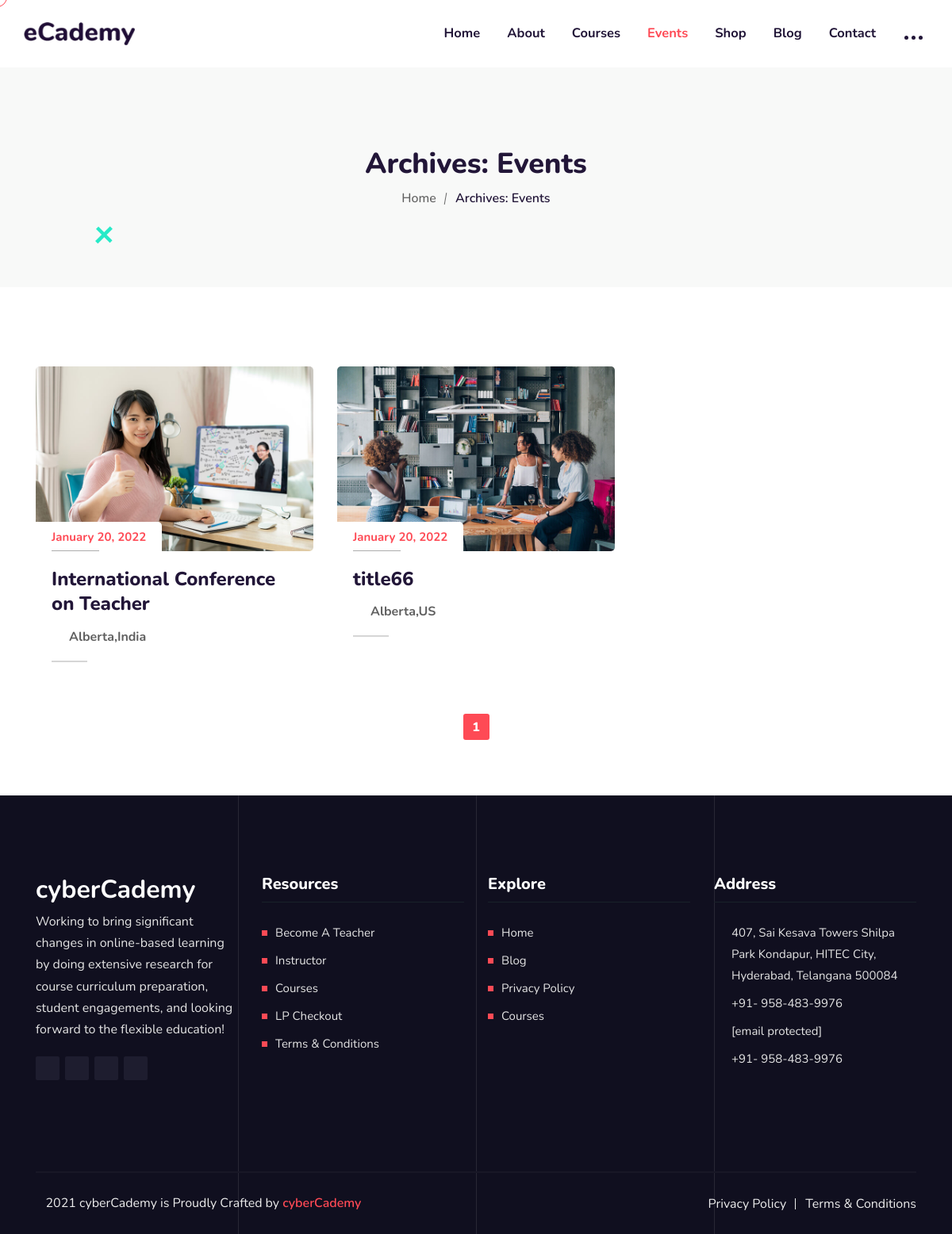
Screenshot of /events/ with the database file from the repository.
### event/models.py (models this page shows, shortened)
class event_detail(models.Model):
    event_img=models.ImageField(upload_to='image/event/')
    event_title=models.CharField(max_length=1000)
    slug=models.SlugField(max_length=1000,unique=True)
    state=models.CharField(max_length=100)
    country=models.CharField(max_length=100)
    date=models.DateField()
    event_cost=models.IntegerField()
    event_total_slot=models.IntegerField(default=0)
    event_booked_slot=models.IntegerField(default=0)
    event_start_date=models.DateField()
    event_end_date=models.DateField()
    event_start_time=models.TimeField()
    event_end_time=models.TimeField()
    about_event=models.TextField()
    where_event=models.TextField()

### event/views.py (the view)
# urls.py: path('events/', views.events, name='events'),
def events(request):
    event=event_detail.objects.all().order_by('id')
    paginator=Paginator(event,6)
    page_no=request.GET.get('page')
    page_obj=paginator.get_page(page_no)
    res={'event':page_obj}
    return render(request,'events.html',res)

### event/templates/events.html (shortened to what this page needs)
{% extends 'basic.html' %}
{% block body %}
{% load static %}
<div class="page-title-area">
    <div class="container">
        <div class="page-title-content">
            <h2>Archives: <span>Events</span></h2>
            <ul>
                <li><a href="/">Home</a></li>
                <li>Archives: <span>Events</span></li>
            </ul>
        </div>
    </div>
    <div class="shape9">
        <img src="{% static '/wp-content/themes/ecademy/assets/img/shape8.svg' %}" alt="Shape Image One">
    </div>
</div>
<div class="events-area pt-100 pb-70">
    <div class="container">
        <div class="row">{% for e in event %}
            <div id="event-1755" class="col-lg-4 col-sm-6 col-md-6 post-1755 tp_event type-tp_event status-publish has-post-thumbnail hentry tp_event_category-upcoming-health-coaching pmpro-has-access">
                <div class="single-events-box">
                    <div class="image">
                        <a href="{% url 'single-event' e.slug %}" class="d-block">
                            <img width="750" height="500"
                                src="/media/{{e.event_img}}"
                                class="attachment-ecademy_default_thumb size-ecademy_default_thumb wp-post-image" alt=""
                                loading="lazy"
                                srcset="/media/{{e.event_img}} 750w,
                                /media/{{e.event_img}} 300w,
                                /media/{{e.event_img}} 600w"
                                sizes="(max-width: 750px) 100vw, 750px" /> </a>
                        <span class="date">
                     {{e.date|date:"F d, Y" }}</span>
                    </div>
                    <div class="content">
                        <h3><a href="{% url 'single-event' e.slug %}">{{e.event_title}}</a></h3>
                        <span class="location"><i class="bx bx-map"></i>{{e.state}},{{e.country}}</span>
                    </div>
                </div>
            </div>
           {% endfor %}
        </div>
        <div class="pagination-area text-center">
            <nav aria-label="navigation">
                {% for i in event.paginator.page_range %}
                {% if event.number == i %}
                                  <span aria-current="page" class="page-numbers current">{{i}}</span>
                                {% else %}  <span aria-current="page" class="page-numbers ">{{i}}</span>
                                  {% endif %}{% endfor %}
            </nav>
        </div>
    </div>
</div>
{% endblock body %}

### course/static/wp-content/uploads/elementor/css/post-17.css (style rules this page uses)
.elementor-kit-17 { --e-global-color-primary:#6EC1E4;--e-global-color-secondary:#54595F;--e-global-color-text:#7A7A7A;--e-global-color-accent:#61CE70;--e-global-color-34b3b30f:#4054B2;--e-global-color-19f78e1f:#23A455;--e-global-color-376dbcff:#000;--e-global-color-2b9948a6:#FFF;--e-global-typography-primary-font-family:"Roboto";--e-global-typography-primary-font-weight:600;--e-global-typography-secondary-font-family:"Roboto Slab";--e-global-typography-secondary-font-weight:400;--e-global-typography-text-font-family:"Roboto";--e-global-typography-text-font-weight:400;--e-global-typography-accent-font-family:"Roboto";--e-global-typography-accent-font-weight:500 }

### rows the page displays
event_detail: event_img (picture), date "January 20, 2022", event_title "International Conference on Teacher", state "Alberta", country "India"
event_detail: event_img (picture), date "January 20, 2022", event_title "title66", state "Alberta", country "US"

### other values shown
{{ i }} "1"
